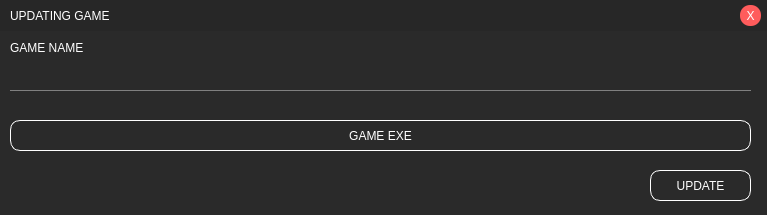
<?xml version="1.0" encoding="UTF-8"?>
<ui version="4.0">
 <class>UpdateGameForm</class>
 <widget class="QWidget" name="UpdateGameForm">
  <property name="geometry">
   <rect>
    <x>0</x>
    <y>0</y>
    <width>767</width>
    <height>215</height>
   </rect>
  </property>
  <property name="windowTitle">
   <string>Form</string>
  </property>
  <property name="styleSheet">
   <string notr="true">background-color: rgb(42, 42, 42); </string>
  </property>
  <widget class="QWidget" name="widget_2" native="true">
   <property name="geometry">
    <rect>
     <x>0</x>
     <y>0</y>
     <width>771</width>
     <height>31</height>
    </rect>
   </property>
   <property name="styleSheet">
    <string notr="true">background-color: rgb(39, 39, 39);</string>
   </property>
   <widget class="QPushButton" name="closeBtn">
    <property name="geometry">
     <rect>
      <x>740</x>
      <y>5</y>
      <width>21</width>
      <height>21</height>
     </rect>
    </property>
    <property name="cursor">
     <cursorShape>PointingHandCursor</cursorShape>
    </property>
    <property name="styleSheet">
     <string notr="true">QPushButton#closeBtn { 
	background-color: rgb(255, 92, 92);
	font: 900 9pt &quot;Arial Black&quot;;
	color: rgb(255, 255, 255);
    border: 0px;
	border-radius: 10px;
	border-style: outset;
}

QPushButton#closeBtn:hover{ 
    background-color: rgb(255, 32, 32);
	font: 900 9pt &quot;Arial Black&quot;;
	color: rgb(255, 255, 255);
    border: 0px;
}

QPushButton#closeBtn::focus:pressed{ 
	background-color: rgb(38, 32, 32);
	font: 900 9pt &quot;Arial Black&quot;;
	color: rgb(255, 255, 255);
    border: 0px;
}
</string>
    </property>
    <property name="text">
     <string>X</string>
    </property>
   </widget>
   <widget class="QLabel" name="label">
    <property name="geometry">
     <rect>
      <x>10</x>
      <y>8</y>
      <width>111</width>
      <height>16</height>
     </rect>
    </property>
    <property name="styleSheet">
     <string notr="true">color: rgb(255, 255, 255);</string>
    </property>
    <property name="text">
     <string>UPDATING GAME</string>
    </property>
   </widget>
  </widget>
  <widget class="QLineEdit" name="gameName">
   <property name="geometry">
    <rect>
     <x>10</x>
     <y>60</y>
     <width>741</width>
     <height>31</height>
    </rect>
   </property>
   <property name="styleSheet">
    <string notr="true">border-style: solid;
font: 900 9pt &quot;Arial Black&quot;;
color: rgb(255, 255, 255);
border-bottom-width: 1px;
border-color: none none gray none;
border-radius:0px;</string>
   </property>
  </widget>
  <widget class="QLabel" name="label_2">
   <property name="geometry">
    <rect>
     <x>10</x>
     <y>40</y>
     <width>171</width>
     <height>16</height>
    </rect>
   </property>
   <property name="styleSheet">
    <string notr="true">font: 900 7pt &quot;Arial Black&quot;;
color: rgb(255, 255, 255);</string>
   </property>
   <property name="text">
    <string>GAME NAME</string>
   </property>
  </widget>
  <widget class="QPushButton" name="updateBtn">
   <property name="geometry">
    <rect>
     <x>650</x>
     <y>170</y>
     <width>101</width>
     <height>31</height>
    </rect>
   </property>
   <property name="cursor">
    <cursorShape>PointingHandCursor</cursorShape>
   </property>
   <property name="styleSheet">
    <string notr="true">QPushButton#updateBtn { 
	background-color: transparent;
	font: 900 9pt &quot;Arial Black&quot;;
	color: rgb(255, 255, 255);
    border: 1px;
	border-color: rgb(255, 255, 255);
	border-style: outset;
border-radius: 10px;
}

QPushButton#updateBtn:hover{ 
    background-color: rgb(252, 196, 25);
	font: 900 9pt &quot;Arial Black&quot;;
	color: rgb(255, 255, 255);
    border: 0px;
}

QPushButton#updateBtn::focus:pressed{ 
	background-color: rgb(252, 72, 25);
	font: 900 9pt &quot;Arial Black&quot;;
	color: rgb(255, 255, 255);
    border: 0px;
}
</string>
   </property>
   <property name="text">
    <string>UPDATE</string>
   </property>
   <property name="flat">
    <bool>true</bool>
   </property>
  </widget>
  <widget class="QPushButton" name="searchGameExeBtn">
   <property name="geometry">
    <rect>
     <x>10</x>
     <y>120</y>
     <width>741</width>
     <height>31</height>
    </rect>
   </property>
   <property name="cursor">
    <cursorShape>PointingHandCursor</cursorShape>
   </property>
   <property name="styleSheet">
    <string notr="true">QPushButton#searchGameExeBtn { 
	font: 900 9pt &quot;Arial Black&quot;;
	color: rgb(255, 255, 255);
        border: 1px;
	border-color: rgb(255, 255, 255);
	border-style: outset;
border-radius: 10px;
}

QPushButton#searchGameExeBtn:hover{ 
    background-color: rgb(33, 78, 203);
	font: 900 9pt &quot;Arial Black&quot;;
	color: rgb(255, 255, 255);
    border: 0px;
}

QPushButton#searchGameExeBtn::focus:pressed{ 
	background-color: rgb(38, 72, 184);
	font: 900 9pt &quot;Arial Black&quot;;
	color: rgb(255, 255, 255);
    border: 0px;
}
</string>
   </property>
   <property name="text">
    <string>GAME EXE</string>
   </property>
   <property name="flat">
    <bool>true</bool>
   </property>
  </widget>
 </widget>
 <resources/>
 <connections/>
</ui>
